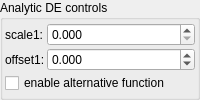
    <widget class="QGroupBox" name="groupBox_5">
     <property name="title">
      <string>Analytic DE controls</string>
     </property>
     <layout class="QVBoxLayout" name="verticalLayout_8">
      <property name="leftMargin">
       <number>2</number>
      </property>
      <property name="topMargin">
       <number>2</number>
      </property>
      <property name="rightMargin">
       <number>2</number>
      </property>
      <property name="bottomMargin">
       <number>2</number>
      </property>
      <item>
       <layout class="QGridLayout" name="gridLayout_45" columnstretch="0,1">
        <property name="spacing">
         <number>2</number>
        </property>
        <item row="1" column="1">
         <widget class="MyDoubleSpinBox" name="spinbox_analyticDE_offset_1">
          <property name="sizePolicy">
           <sizepolicy hsizetype="Minimum" vsizetype="Maximum">
            <horstretch>0</horstretch>
            <verstretch>0</verstretch>
           </sizepolicy>
          </property>
          <property name="prefix">
           <string/>
          </property>
          <property name="suffix">
           <string/>
          </property>
          <property name="decimals">
           <number>3</number>
          </property>
          <property name="minimum">
           <double>-99.989999999999995</double>
          </property>
          <property name="maximum">
           <double>99.989999999999995</double>
          </property>
          <property name="singleStep">
           <double>0.100000000000000</double>
          </property>
         </widget>
        </item>
        <item row="0" column="0">
         <widget class="QLabel" name="label_182">
          <property name="text">
           <string>scale1:</string>
          </property>
         </widget>
        </item>
        <item row="0" column="1">
         <widget class="MyDoubleSpinBox" name="spinbox_analyticDE_scale_1">
          <property name="sizePolicy">
           <sizepolicy hsizetype="Minimum" vsizetype="Maximum">
            <horstretch>0</horstretch>
            <verstretch>0</verstretch>
           </sizepolicy>
          </property>
          <property name="prefix">
           <string/>
          </property>
          <property name="suffix">
           <string/>
          </property>
          <property name="decimals">
           <number>3</number>
          </property>
          <property name="minimum">
           <double>0.000000000000000</double>
          </property>
          <property name="maximum">
           <double>99.989999999999995</double>
          </property>
          <property name="singleStep">
           <double>0.100000000000000</double>
          </property>
         </widget>
        </item>
        <item row="1" column="0">
         <widget class="QLabel" name="label_180">
          <property name="text">
           <string>offset1:</string>
          </property>
         </widget>
        </item>
        <item row="2" column="0" colspan="2">
         <widget class="MyCheckBox" name="checkBox_analyticDE_enabled_false">
          <property name="text">
           <string>enable alternative function</string>
          </property>
         </widget>
        </item>
       </layout>
      </item>
     </layout>
    </widget>
